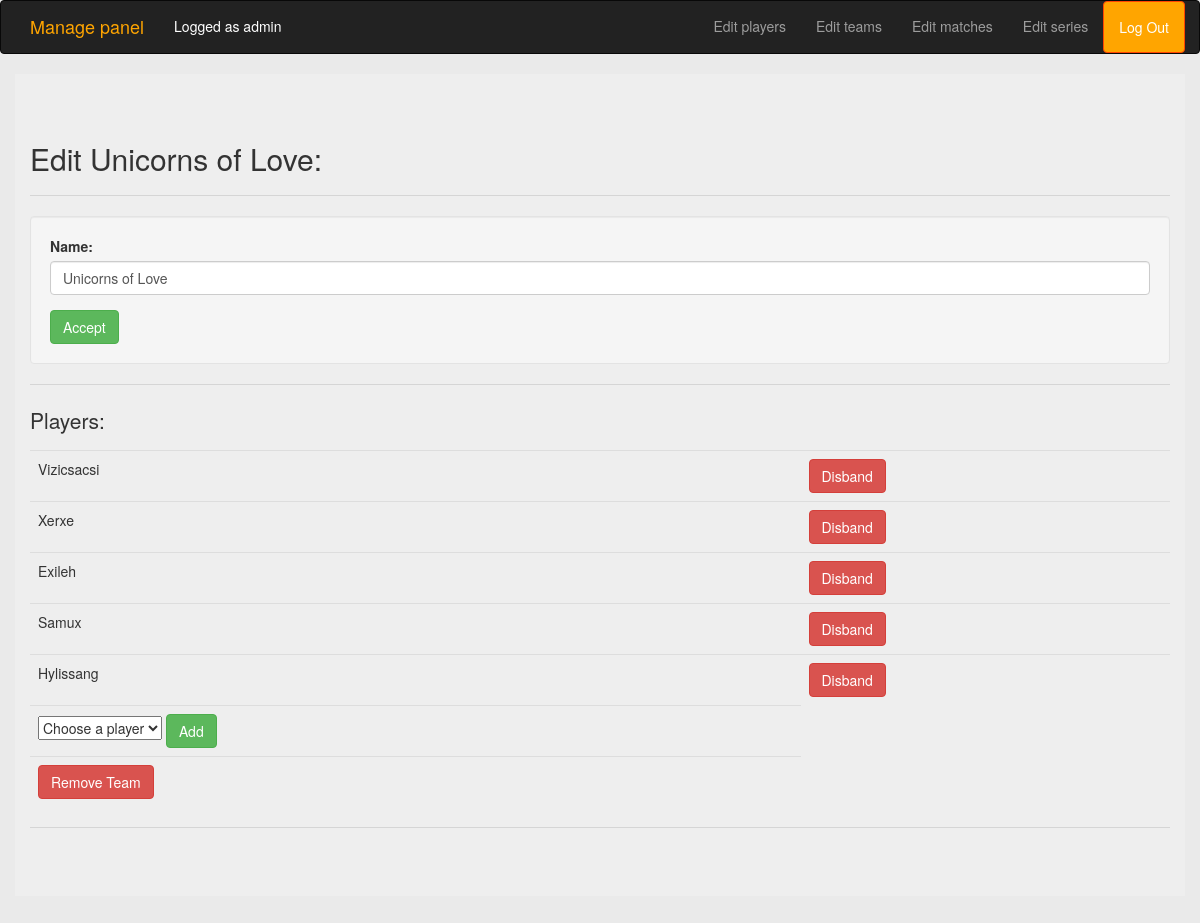
The page /manage/team/1 (signed in) on the database its author committed.
### game/models.py (models this page shows)
class Team(models.Model):
    name = models.CharField(max_length=20)
    def __str__(self):
        return self.name

class Player(models.Model):
    name = models.CharField(max_length=20)
    surname = models.CharField(max_length=30)
    nickname = models.CharField(max_length=20)
    team = models.ForeignKey(Team)
    def __str__(self):
        return self.nickname

### managePanel/views.py (the view)
# urls.py: url(r'^team/(?P<team_id>[0-9]+)$', views.editTeam, name='editTeam'),
def editTeam(request, team_id):
    if not request.user.is_authenticated:
        return redirect('/manage/')
    team = get_object_or_404(Team, id=team_id)
    players = Player.objects.filter(team_id=team_id)
    freePlayers = Player.objects.filter(team_id=5)
    return render(request, 'editTeam.html', {'team': team, 'players': players, 'freePlayers': freePlayers})

### managePanel/templates/editTeam.html (shortened to what this page needs)
{% extends "manageBase.html" %}
{% block content %}
    <h2>Edit {{ team }}:</h2>
    <hr>
    <div class="well">
            <form method="post" action="{% url 'manage:renameTeam' team.id %}">{% csrf_token %}
                <div class="form-group">
                    <label for="name">Name:</label>
                    <input type="text" class="form-control" placeholder="Username" name="name" value="{{ team }}" required>
                </div>
                <button type="submit" class="btn btn-success">Accept</button>
            </form>
        </div>
    <hr>
    <p>Players:</p>
    <table class="table">
    {% if players %}
    {% for p in players %}
        <tr>
            <td>{{ p }}</td>
            <td>
                <a class="btn btn-danger" href="{% url 'manage:disband' team.id p.id %}">Disband</a>
            </td>
        </tr>
    {% endfor %}
    {% endif %}
        <tr>
            <td>
                <form class="form-inline" method="post" action="{% url 'manage:addPlayerToTeam' team.id %}">{% csrf_token %}
                    <select title="Player" name="player" required>
                        <option disabled selected hidden>Choose a player</option>
                    </select>
                    <button type="submit" class="btn btn-success">Add</button>
                </form>
            </td>
        </tr>
        <tr>
            <td>
                <a class="btn btn-danger" href="{% url 'manage:removeTeam' team.id %}">Remove Team</a>
            </td>
        </tr>
    </table>
    <hr>
{% endblock %}

### managePanel/templates/manageBase.html (shortened to what this page needs)
{% load static %}
<!DOCTYPE html>
<html lang="en">
<head>
    <link rel="stylesheet" href="{% static "css/bootstrap.min.css" %}">
    <link rel="stylesheet" href="{% static "css/style.css" %}">
</head>
<body>
<nav class="navbar navbar-inverse">
    <div class="container">
        <div class="navbar-brand">
            <p><a style="color: orange" href="{% url 'manage:home' %}">Manage panel</a></p>
        </div>
        <div class="nav navbar-text" style="color: white">Logged as {{ user }}</div>
        <ul class="nav navbar-nav navbar-right">
            <li><a href="{% url 'manage:players' %}">Edit players</a></li>
            <li><a href="{% url 'manage:teams' %}">Edit teams</a></li>
            <li><a href="{% url 'manage:matches' %}">Edit matches</a></li>
            <li><a href="{% url 'manage:series' %}">Edit series</a></li>
            <li><a class="btn" id="logOut" href="{% url 'manage:logout' %}">Log Out</a></li>
        </ul>
    </div>
</nav>
<div class="container jumbotron">
    {% block content %}
    {% endblock %}
</div>
</body>
</html>

### static/css/style.css (style rules this page uses)
body { background-color: #eaeaea; }
hr { border-top: 1px solid #222222; }
#logOut { border-color: orangered; background-color: orange; color: white; }

### rows shown on the page
Team: name "Unicorns of Love"
Player: nickname "Vizicsacsi"
Player: nickname "Xerxe"
Player: nickname "Exileh"
Player: nickname "Samux"
Player: nickname "Hylissang"

### other values the page prints
{{ user }} "admin"
